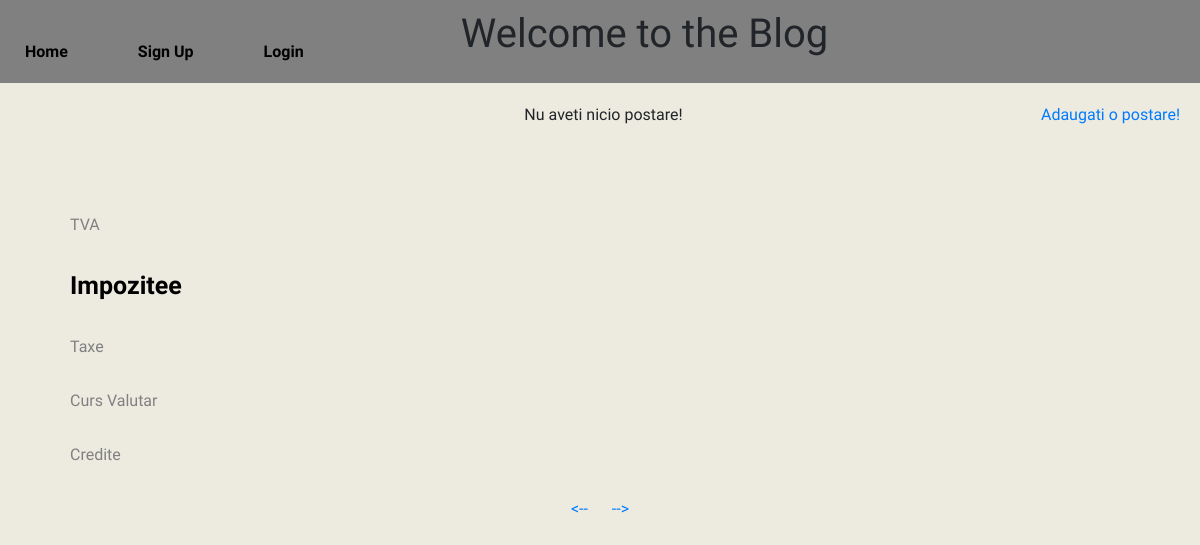
Page /?category_id=2&page=1 on the earlier database version.
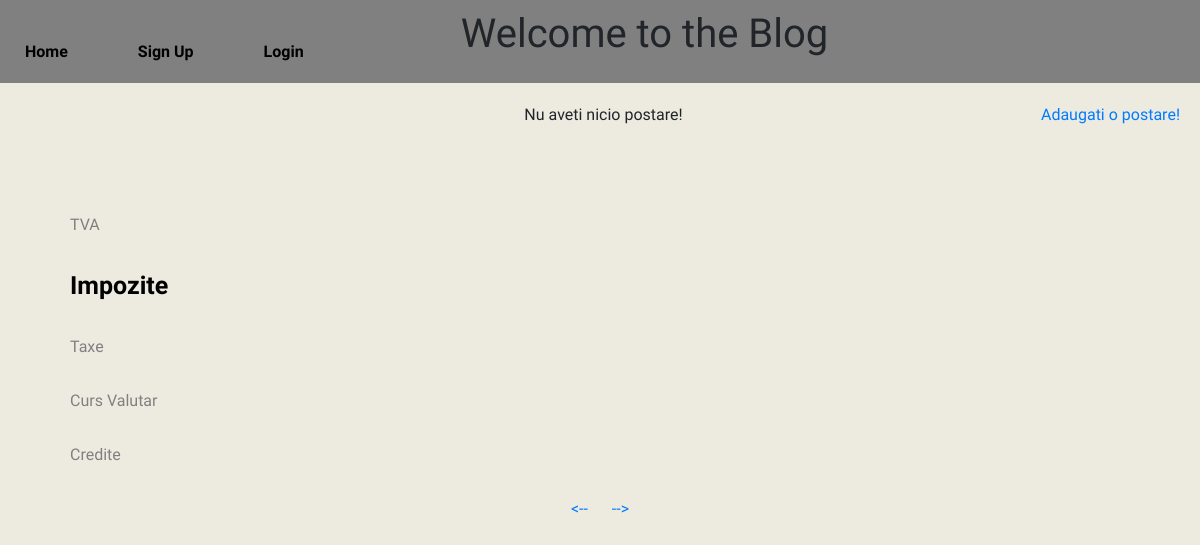
Same page on the later database version.
### tables this page shows
CREATE TABLE `categories` (
  `id` int(6) NOT NULL,
  `name` text NOT NULL
);

### menu.php (the view)
<div class="aside">
  <ul>
    <?
    $result = mysqli_query($conn,"SELECT * FROM categories");
       while($row = mysqli_fetch_array($result)): ?>
        <li>
          <a href="?category_id=<?= $row['id']; ?>&page=1" class="<? if(isset($_GET['category_id']) && $_GET['category_id'] == $row['id']) echo 'menu-highlight';?>"><?= $row['name']; ?></a>
        </li>
      <? endwhile; ?>
  </ul>
</div>

Differences in the rows shown:
changed categories: name "Impozitee" → "Impozite"
